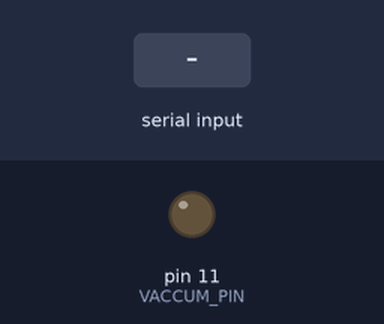
Bench run of a sketch on a simulated Arduino Uno, built with avr-gcc and run on an emulated ATmega328P. Parts: output pins drawn as LEDs (lit = HIGH). The inputs (shaded band) are chosen by the test bench.

Above: at 1.2 s.
1.3 s: "O" received over Serial
At 1.7 s:
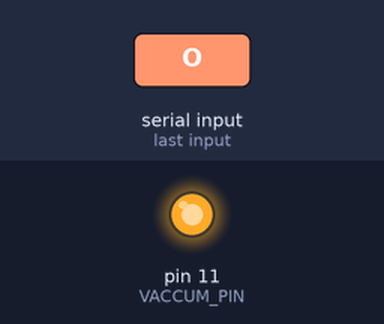
2.8 s: "X" received over Serial
At 4.0 s:
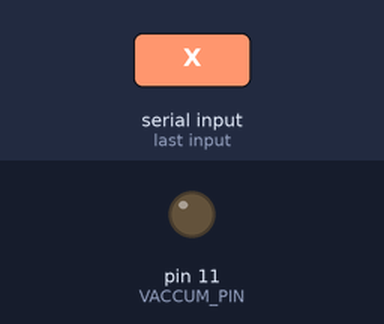
4.3 s: "o" received over Serial
At 5.1 s:
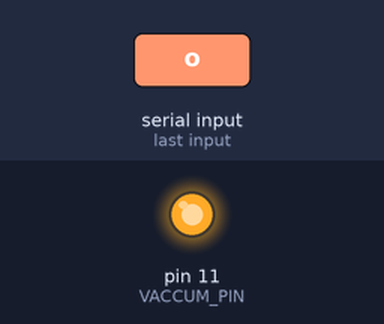
Timing chart, 0 to 7.3 s (numbered marks = the images above; inputs shaded):
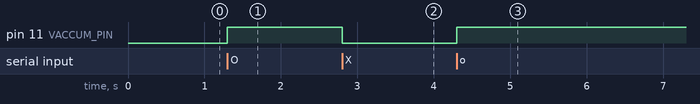

The sketch:

arm_arduino.ino
```cpp
#define VACCUM_PIN 11
const char ON = 'O';    //get command
const char OFF = 'X';    //get value


void setup() {
  pinMode(VACCUM_PIN, OUTPUT);
  Serial.begin(9600);
}


void loop() {

    //Serial.println("HI");
    if (Serial.available() > 0) {
    unsigned char cmd = Serial.read();
    //Serial.println(cmd);

      switch (cmd)
      {
        case 'O':
        case 'o':
            digitalWrite(VACCUM_PIN, HIGH);   // turns the LED on, output 5V
            //Serial.println("IN ON");

            break;
        case 'X':
        case 'x':
            digitalWrite(VACCUM_PIN, LOW);   // turns the LED on, output 5V
            //Serial.println("IN OFF");


            break;
        default:
            Serial.println("FAIL CMD");
            break;
      }
    }
}
```

Measured:
- after the input at 1.3 s, pin 11 (VACCUM_PIN): LOW → HIGH at once
- after the input at 2.8 s, pin 11 (VACCUM_PIN): HIGH → LOW at once
- after the input at 4.3 s, pin 11 (VACCUM_PIN): LOW → HIGH at once
